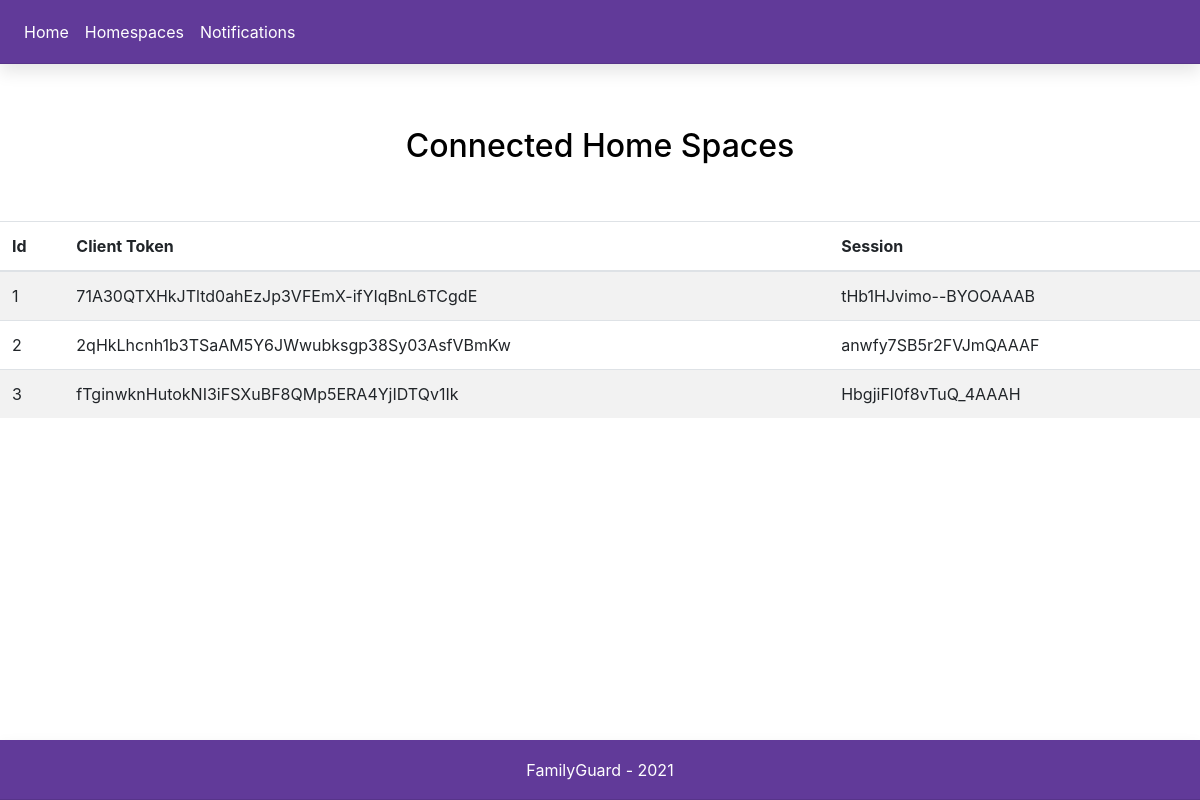
The app's page /homespaces with its own data.
### tables this page shows
CREATE TABLE homespaces
                            ([id] INTEGER PRIMARY KEY,[client_token] text, [session_id] text);

### csa/notification/routes.py (the view)
@main.route('/homespaces', methods=['GET'])
def homespaces():
    list_homespace = Homespace.list_homespaces()
    return render_template('homespaces.html', homespaces=list_homespace)

### csa/repository/database.py (called while the page is built)
    def create_connection():
        conn = None
        try:
            conn = sqlite3.connect(Database.DB_LOCATION)
            return conn
        except Error as e:
            print(e)
        return conn

### csa/repository/models.py (called while the page is built)
    def list_homespaces():
        homespaces = []
        conn = Database.create_connection()
        cursor = conn.cursor()
        cursor.execute('''SELECT * FROM homespaces where session_id != 'NULL';''')
        for homespace in cursor.fetchall():
            client = Homespace(homespace[0], homespace[1], homespace[2])
            homespaces.append(client)
        return homespaces

### csa/notification/templates/homespaces.html
{% extends 'base.html' %}
{% block content %}
<html>
    <body>
        {% if homespaces %}
        <div class="py-5 text-center">
            <h2>Connected Home Spaces</h2>
        </div>
        <table class="table table-striped">
            <thead>
                <tr>
                    <th  colspan="1" scope="col">Id</th>
                    <th  colspan="5" scope="col">Client Token</th>
                    <th  colspan="5" scope="col">Session</th>
                </tr>
            </thead>
            <tbody>
                    {% for homespace in homespaces %}
                        <tr>
                            <td  colspan="1">{{ homespace.id }}</td>
                            <td  colspan="5">{{ homespace.client_token }}</td>
                            <td  colspan="5">{{ homespace.session_id }}</td>
                        </tr>
                    {% endfor %}
            </tbody>
        </table>
        {% else %}
            <p>No homespaces connected!</p>
        {% endif %}
    </body>
</html>
{% endblock %}

### csa/notification/templates/base.html (shortened to what this page needs)
<!doctype html>
<html lang="en">
    <div class="container-fluid">
    <header>
            <link href="https://stackpath.bootstrapcdn.com/bootstrap/4.5.0/css/bootstrap.min.css" rel="stylesheet">
            <link rel="stylesheet" href="{{ url_for('static', filename='css/styles.css') }}"
            <script src="{{ url_for('static', filename='js/scripts.js') }}"></script>
             {% include "header.html" %}
    </header>
        <body>
                {% block content %}
                {% endblock %}
                {% include "footer.html" %}
        </body>
    </div>
</html>

### csa/notification/templates/header.html (shortened to what this page needs)
<head>
    <nav class="navbar navbar-expand-lg navbar-dark bd-navbar">
      <div class="collapse navbar-collapse" id="navbarSupportedContent">
        <ul class="navbar-nav mr-auto">
          <li class="nav-item active"><a class="nav-link"href="{{ '/' }}">Home</a></li>
            <li class="nav-item active"><a class="nav-link"href="{{ '/homespaces' }}">Homespaces</a></li>
            <li class="nav-item active"><a class="nav-link"href="{{ '/notifications' }}">Notifications</a></li>
        </ul>
      </div>
    </nav>
</head>

### csa/notification/templates/footer.html
<footer class="navbar-dark footer" id="footer">
      <div class="container text-center ">
        <span class="footer_message">FamilyGuard - 2021</span>
    </div>
</footer>

### csa/notification/static/css/styles.css (style rules this page uses)
.bd-navbar { min-height: 4rem; background-color: #613a99; box-shadow: 0 0.5rem 1rem rgba(0,0,0,.1), inset 0 -1px 0 rgba(0,0,0,.1); margin-bottom: 15px; }
html { height: 100%; }
body { height: 100%; position:relative; background-color: #fff; display: -webkit-box; display: flex; -webkit-box-pack: center; justify-content: center; color: #000; padding-bottom:60px; }
.container-fluid { padding: 0; }
.footer { position: absolute; left: 0 ; right: 0; bottom: 0; width: 100%; height: 60px; line-height: 60px; background-color: #613A99; box-shadow: 0 0.5rem 1rem rgba(0,0,0,.1), inset 0 -1px 0 rgba(0,0,0,.1); }
.footer_message { color: #ffffff; }
body:after { content: ""; font-size: 15em; color: rgba(52, 166, 214, 0.4); z-index: 9999; display: flex; align-items: center; justify-content: center; position: fixed; top: 0; right: 0; bottom: 0; left: 0; -webkit-pointer-events: none; -moz-pointer-events: none; -ms-pointer-events: none; -o-pointer-events: none; pointer-events: none; -webkit-user-select: none; -moz-user-select: none; -ms-user-select: none; -o-user-select: none; user-select: none; }

### records on screen
homespaces: id "1", client_token "71A30QTXHkJTltd0ahEzJp3VFEmX-ifYIqBnL6TCgdE", session_id "tHb1HJvimo--BYOOAAAB"
homespaces: id "2", client_token "2qHkLhcnh1b3TSaAM5Y6JWwubksgp38Sy03AsfVBmKw", session_id "anwfy7SB5r2FVJmQAAAF"
homespaces: id "3", client_token "fTginwknHutokNI3iFSXuBF8QMp5ERA4YjIDTQv1Ik", session_id "HbgjiFl0f8vTuQ_4AAAH"
